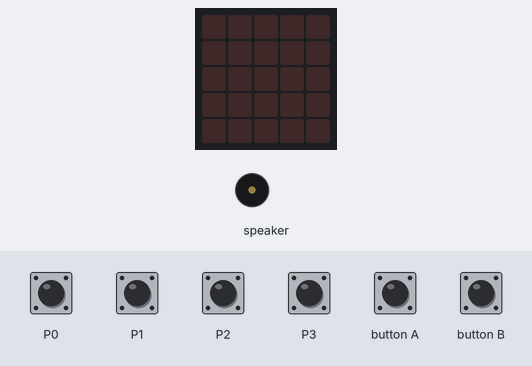
The program below on a simulated Calliope mini (MakeCode). On the bench: the board's 5×5 LED display, buzzer (waves = sounding). Inputs (shaded band) come from the test bench.

Above: at 1.2 s.
1.3 s: touch pin P0 pressed for 0.15 s
At 2.6 s:
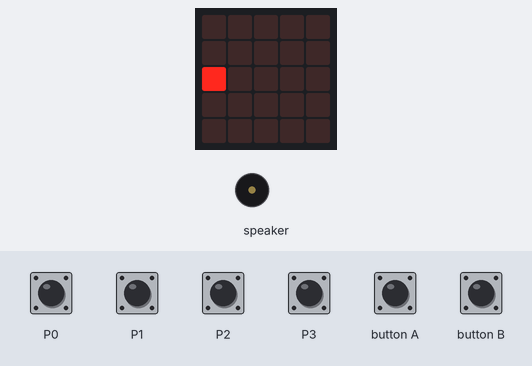
2.9 s: button A pressed for 0.15 s
At 3.4 s:
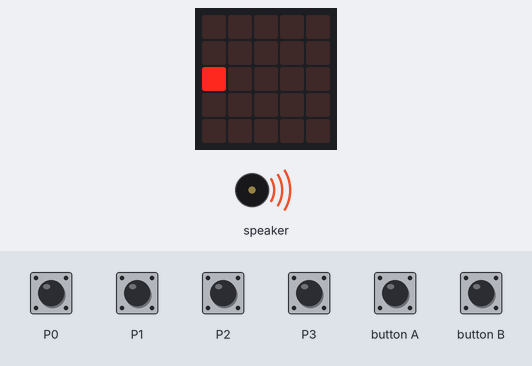
5.0 s: button A pressed for 0.15 s
At 5.4 s:
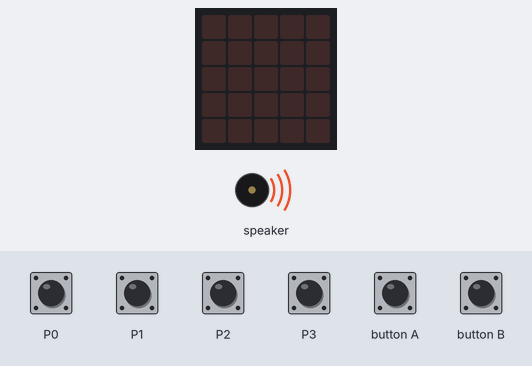
7.1 s: touch pin P1 pressed for 0.15 s
At 8.2 s:
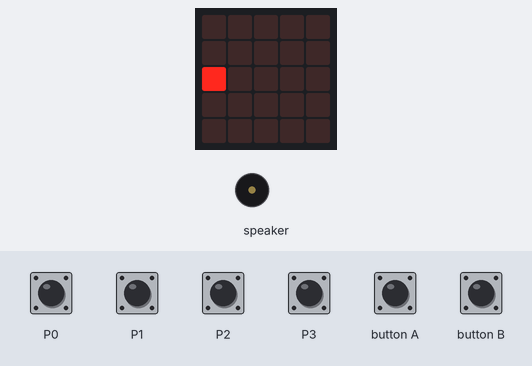
8.7 s: touch pin P2 pressed for 0.15 s
At 9.4 s:
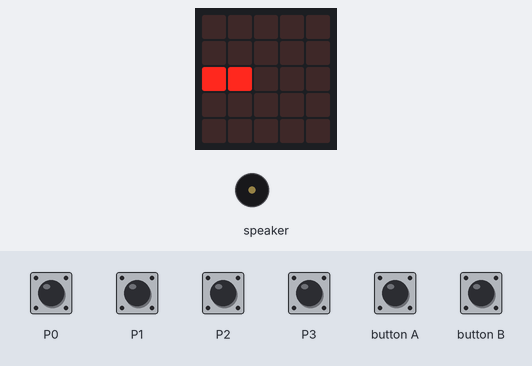
10.3 s: touch pin P3 pressed for 0.15 s
At 11.9 s:
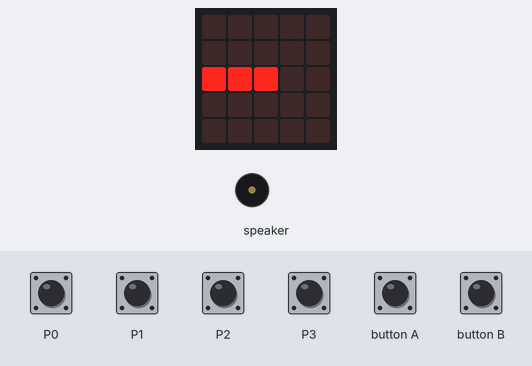
Timing chart, 0 to 12.9 s (numbered marks = the images above; inputs shaded):
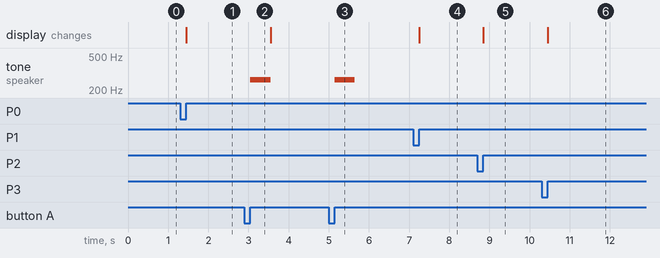

Measured:
- after the input at 1.3 s, the display: changes after 0.15 s (image 1)
- after the input at 2.9 s, tone on speaker: silent → 262 Hz after 0.15 s, → silent 0.50 s later
- after the input at 5.0 s, tone on speaker: silent → 262 Hz after 0.15 s, → silent 0.50 s later
- after the input at 7.1 s, the display: changes after 0.15 s (image 4)
- after the input at 8.7 s, the display: changes after 0.15 s (image 5)
- after the input at 10.3 s, the display: changes after 0.15 s (image 6)

The program:

main.ts
```typescript
let locked = false;
let myInput: number[] = [];
let code: number[] = [];
code = [0,0];
myInput = [];
locked = true;

// Code     //
clearInput();
// Code Eingabe     //


input.onButtonPressed(Button.B, function () {
    if (locked) {
        myInput.push(0);
        led.plot(myInput.length - 1, 2)
    }
})


input.onPinPressed(TouchPin.P0, function () {
    if (locked) {
        myInput.push(0);
        led.plot(myInput.length - 1, 2)
    }
})
input.onPinPressed(TouchPin.P3, function () {
    if (locked) {
        myInput.push(3);
        led.plot(myInput.length - 1, 2)
    }
})
input.onPinPressed(TouchPin.P2, function () {
    if (locked) {
        myInput.push(2);
        led.plot(myInput.length - 1, 2)
    }
})
input.onPinPressed(TouchPin.P1, function () {
    if (locked) {
        myInput.push(1);
        led.plot(myInput.length - 1, 2)
    }
})

input.onButtonPressed(Button.A, function () {
    if (locked) {
        checkCode();
    }
})

// Hilfsfunktionen     //

function clearInput () {
    for (let index = 0; index < myInput.length; index++) {
        myInput.pop();
        basic.clearScreen()
    }
}

function checkCode() {
    if (compareLists()) {
        locked = false
        menue();
    } else {
        music.playTone(Note.C, music.beat())
        clearInput();
    }

}

function compareLists() {
    if(code.length == myInput.length) {
        for(let i = 0; i < code.length; i++) {
            if (code[i] != myInput[i]) {
                return false
            }
        }
        return true
    }else {
        return false;
    }
}

function right() {
    basic.showLeds(`
    # # # # #
    # # # # .
    # . # . #
    # # . # #
    # # # # #
    `);
    music.playTone(Note.C, music.beat())

    basic.showLeds(`
    . . . . .
    . . . . #
    . # . # .
    . . # . .
    . . . . .
    `);
    music.playTone(Note.C, music.beat())

    basic.showLeds(`
    # # # # #
    # # # # .
    # . # . #
    # # . # #
    # # # # #
    `);
    music.playTone(Note.C, music.beat())

    basic.showLeds(`
    . . . . .
    . . . . #
    . # . # .
    . . # . .
    . . . . .
    `);
    music.playTone(Note.C, music.beat())

    basic.showLeds(`
    # # # # #
    # # # # .
    # . # . #
    # # . # #
    # # # # #
    `);
    music.playTone(Note.C, music.beat())

    basic.showLeds(`
    . . . . .
    . . . . .
    . . . . .
    . . . . .
    . . . . .
    `);
}

function menue() {
    right();

}
```

test.ts
```typescript
// Hier kann man Tests durchführen; diese Datei wird nicht kompiliert, wenn dieses Paket als Erweiterung verwendet wird.
```
